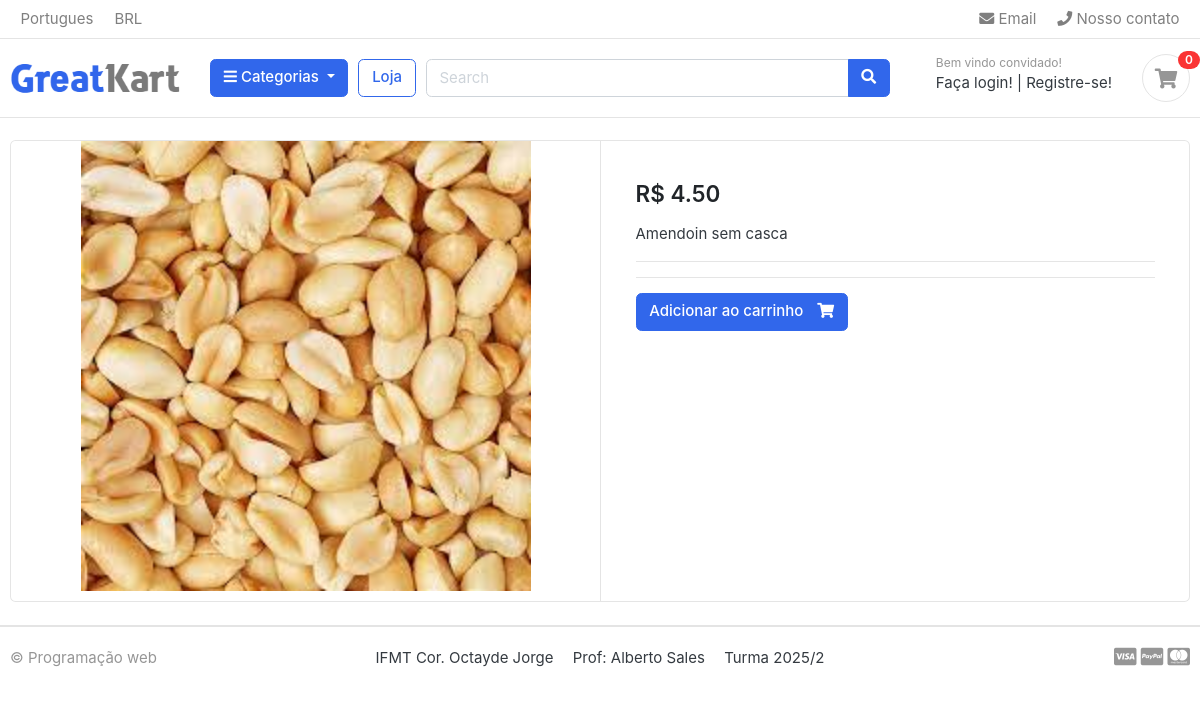
Screenshot of /loja/amendoin/sem-casca/ with the database file from the repository.
### produtos/models.py (models this page shows)
class Produto(models.Model):
    categoria = models.ForeignKey(Categoria, on_delete=models.CASCADE)
    produto_nome = models.CharField(max_length=200, unique= True)
    slug = models.SlugField(max_length=200, unique=True)
    descricao = models.TextField(max_length=300,blank=True)
    preco = models.DecimalField(max_digits=12, decimal_places=2)
    imagem = models.ImageField(upload_to='fotos/produtos',blank=True)
    estoque = models.IntegerField()
    esta_disponivel = models.BooleanField(default=True)
    data_criacao = models.DateTimeField(auto_now=True)
    data_alteracao = models.DateTimeField(auto_now_add=True)
    def get_url(self):
        return reverse('detalhes_do_produto',args=[self.categoria.slug,self.slug])

### loja/views.py (the view)
# urls.py: path('<slug:categoria_slug>/<slug:produto_slug>/', views.exibirDetalhesProduto, name='detalhes_do_produto'),
def exibirDetalhesProduto(request, categoria_slug, produto_slug):
    produto = Produto.objects.get(categoria__slug = categoria_slug, slug = produto_slug)
    contexto = {
        'produto' : produto
    }
    return render(request, 'Loja/detalhes.html',contexto)

### categoria/models.py (called while the page is built)
    def get_url(self):
        return reverse('produtos_por_categoria', args=[self.slug])

### categoria/processador_contexto.py (called while the page is built)
def listarCategorias(request):
    display = Categoria.objects.all()
    return dict(cats=display)

### ecom/templates/Loja/detalhes.html (shortened to what this page needs)
{% extends 'base.html' %} {% load static %} {% block content %}
<div class="card">
  <div class="row no-gutters">
    <aside class="col-md-6">
      <article class="gallery-wrap">
        <div class="img-big-wrap">
          <a href="{{ produto.get_url }}"
            ><img src="{{ produto.imagem.url }}"
          /></a>
        </div>
      </article>
    </aside>
    <main class="col-md-6 border-left">
      <article class="content-body">
        <div class="mb-3">
          <var class="price h4">R$ {{produto.preco}}</var>
        </div>
        <p>{{produto.descricao}}</p>
        <hr />
        <hr />
        <a href="{% url 'adicionar_car' produto.id %}" class="btn btn-primary">
          <span class="text">Adicionar ao carrinho</span>
          <i class="fas fa-shopping-cart"></i>
        </a>
      </article>
    </main>
  </div>
</div>
{% endblock %}

### ecom/static/css/ui.css (style rules this page uses)
html { font-family: "Inter", sans-serif; font-size: 15px; }
.content-body { flex: 1 1 auto; padding: 2rem 2.3rem; }
var { font-style: normal; }
article:after, .form-group:after { display: block; clear: both; content: ""; }
.btn .text + i { margin-left: 10px; }
.price { font-weight: 600; color: #212529; }
.gallery-wrap .img-big-wrap { margin-bottom: 10px; border-radius: 0.37rem; overflow: hidden; background-color: #fff; }
.gallery-wrap .img-big-wrap a { text-align: center; display: block; }
.gallery-wrap .img-big-wrap img { height: 450px; width: auto; display: inline-block; }

### rows the page displays
Produto: imagem (picture), preco "4.50", descricao "Amendoin sem casca"
